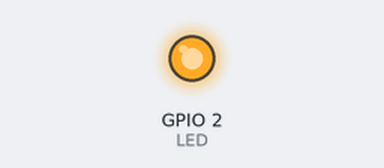
Bench run of a sketch on a simulated ESP32-C6. Parts: output pins drawn as LEDs (lit = HIGH). WiFi joins after 1.5 s; servers stay silent unless stated; what the sketch prints to the serial monitor is not drawn.

Above: at 1.7 s.
At 4.5 s:
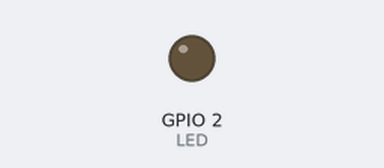
Timing chart, 0 to 6.1 s (numbered marks = the images above):
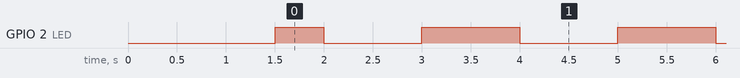

The sketch:

esp32_arduinoota.ino
```cpp
// Connects the ESP32 to Wi‑Fi, configures and starts ArduinoOTA with hostname/password and progress callbacks, and runs the OTA handler while leaving a spot for user code (e.g., LED blink).
//
// Full tutorial: https://shillehtek.com/blogs/news/esp32-arduinoota-ota-wifi-updates
// Parts used: https://shillehtek.com/products/esp32-dev-board-cp2102-type-c-4mb
//             https://shillehtek.com/products/esp8266-d1-mini-v3-4mb-dev-board-presoldered
//             https://shillehtek.com/products/xiao-seeed-esp32c6-pre-soldered-with-usb-c-cable
// More examples: https://github.com/shillehbean/shillehtek-examples
//

#include <WiFi.h>          // ESP8266: <ESP8266WiFi.h> and <ESP8266mDNS.h>
#include <ESPmDNS.h>
#include <ArduinoOTA.h>

const char* SSID = "YourNetwork";
const char* PASS = "YourPassword";
const int LED = 2;
const int BLINK_MS = 1000;        // change this later to prove the OTA update worked

void setup() {
  Serial.begin(115200);
  pinMode(LED, OUTPUT);

  WiFi.mode(WIFI_STA);
  WiFi.begin(SSID, PASS);
  while (WiFi.status() != WL_CONNECTED) delay(250);
  Serial.println("IP: " + WiFi.localIP().toString());

  ArduinoOTA.setHostname("esp32-lamp");      // shows up as esp32-lamp in the port list
  ArduinoOTA.setPassword("update-me");       // the IDE will ask for this
  ArduinoOTA.onStart([]() { Serial.println("OTA start"); });
  ArduinoOTA.onProgress([](unsigned int done, unsigned int total) {
    Serial.printf("OTA %u%%\r", done * 100 / total);
  });
  ArduinoOTA.onEnd([]()   { Serial.println("\nOTA done, rebooting"); });
  ArduinoOTA.onError([](ota_error_t e) { Serial.printf("OTA error %u\n", e); });
  ArduinoOTA.begin();
  Serial.println("OTA ready");
}

void loop() {
  ArduinoOTA.handle();                       // must run often: this is what listens for uploads

  // --- your real project goes here; keep it non-blocking ---
  digitalWrite(LED, (millis() / BLINK_MS) % 2);
}
```

Measured:
- by itself, GPIO 2 (LED): repeats every 2.0 s: LOW 1.0 s, HIGH 1.0 s
